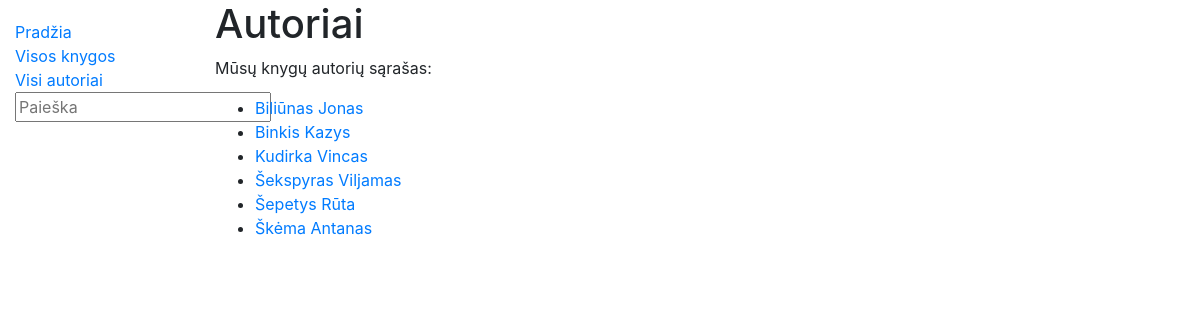
The page /library/authors/ on the database its author committed.
### library/models.py (models this page shows, shortened)
class Author(models.Model):
    first_name = models.CharField('Vardas', max_length=100)
    last_name = models.CharField('Pavarde', max_length=100)
    description = models.TextField('Aprašymas', max_length=2000, default='Labai geras autorius')
    class Meta:
        ordering = ['last_name', 'first_name']
    def display_books(self):
        return ', '.join(book.title for book in self.books.all()[:3])
    display_books.short_Description = 'Knygos'

### library/views.py (the view)
# urls.py: path('authors/', views.authors, name='authors-all'),
def authors(request):
    authors = Author.objects.all()
    context_t = {
        'authors_t': authors
    }
    return render(request, 'authors.html', context=context_t)

### library/templates/authors.html
{% extends 'base.html' %}
{% block content %}
<h1>Autoriai</h1>
<p>Mūsų knygų autorių sąrašas:</p>
<ul>
{% for author in authors_t %}
        <li><a href="{% url 'author-one' author.id %}">{{ author.last_name }} {{ author.first_name }}</a></li>
    {% endfor %}
</ul>
{% endblock %}

### rows shown on the page
Author: last_name "Biliūnas", first_name "Jonas"
Author: last_name "Binkis", first_name "Kazys"
Author: last_name "Kudirka", first_name "Vincas"
Author: last_name "Šekspyras", first_name "Viljamas"
Author: last_name "Šepetys", first_name "Rūta"
Author: last_name "Škėma", first_name "Antanas"
